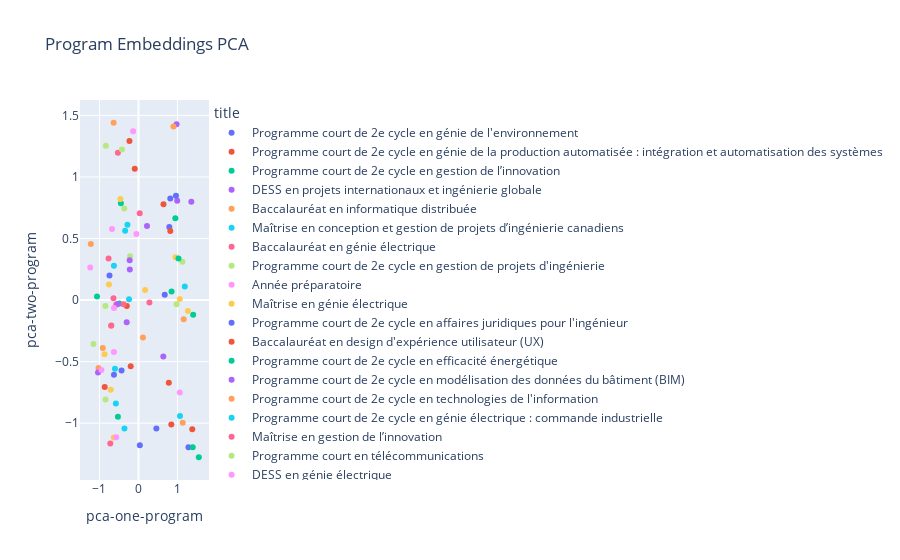

Write notebook code for a chart like this one.
### Code cell
# Plot the program embeddings
fig = px.scatter(
    program_df,
        color='title',
    x='pca-one-program',
    y='pca-two-program',
    hover_data=['title'],
    title='Program Embeddings PCA'
)
fig.show()
